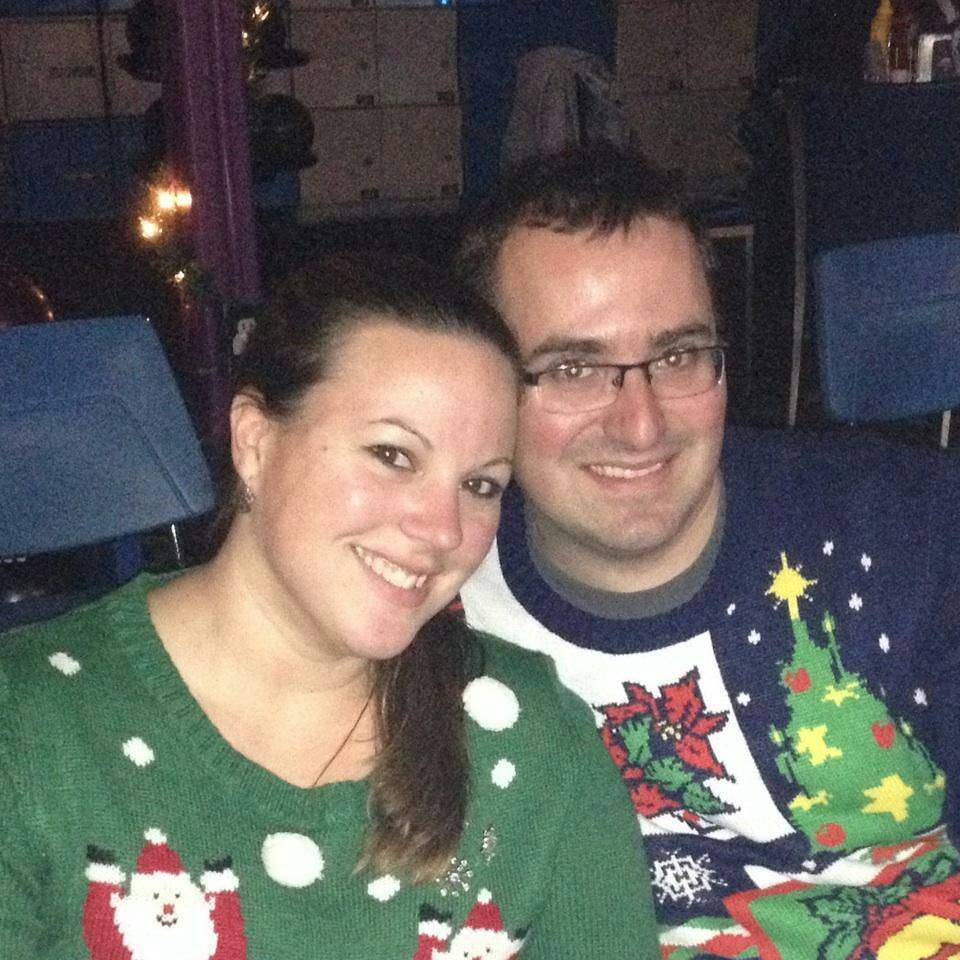
#> input picture face3.jpg, 960 x 960 px
$ jupyter execute --allow-errors PCA_Conus.ipynb   (older library calls are emulated)
#> lines starting #> are read from the running program, lines starting #| are printed output that depends on the picture
[cell 1]
from scipy import ndimage
from scipy import misc
import matplotlib.pyplot as plt
import numpy as np
import sklearn
from sklearn.decomposition import PCA
import ipywidgets as widgets

[cell 2]
# faceArray = misc.imread('face.jpg') #小栗旬
# faceArray = misc.imread('face2.png') #桥本有菜
faceArray = misc.imread('face3.jpg') #Conus
#> faceArray is the input picture: shape (960, 960, 3); mean R, G, B 100, 96.9, 92.2

[cell 3]
plt.imshow(faceArray)
# plt.show()

def rgb2gray(rgb):
    return np.dot(rgb[...,:3], [0.299, 0.587, 0.114])
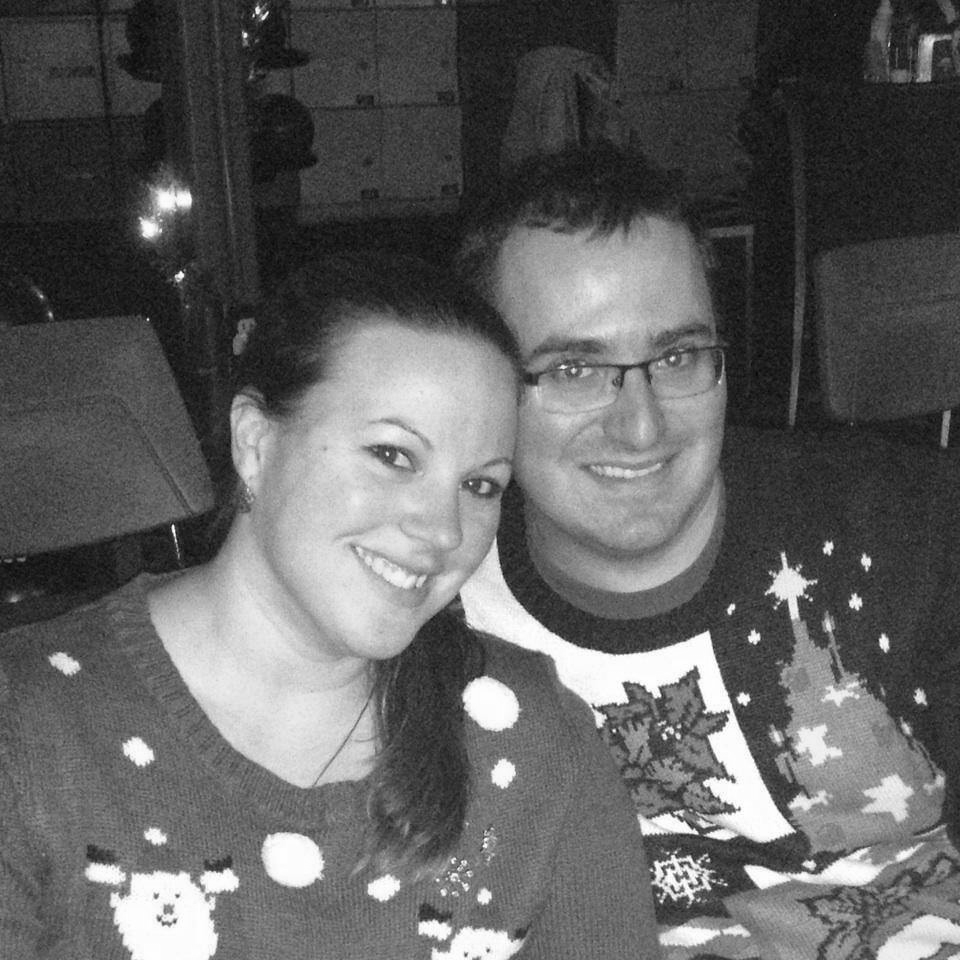
#> returned value: shape (960, 960) float64; min 3.67, max 255, mean 97.3

faceArrayGray = rgb2gray(faceArray)

plt.imshow(faceArrayGray,cmap = plt.get_cmap('gray'))
# plt.show()

# a = np.array([[1,2,0],[0,1,0],[0,2,1]])
u,s,v = np.linalg.svd(faceArrayGray)
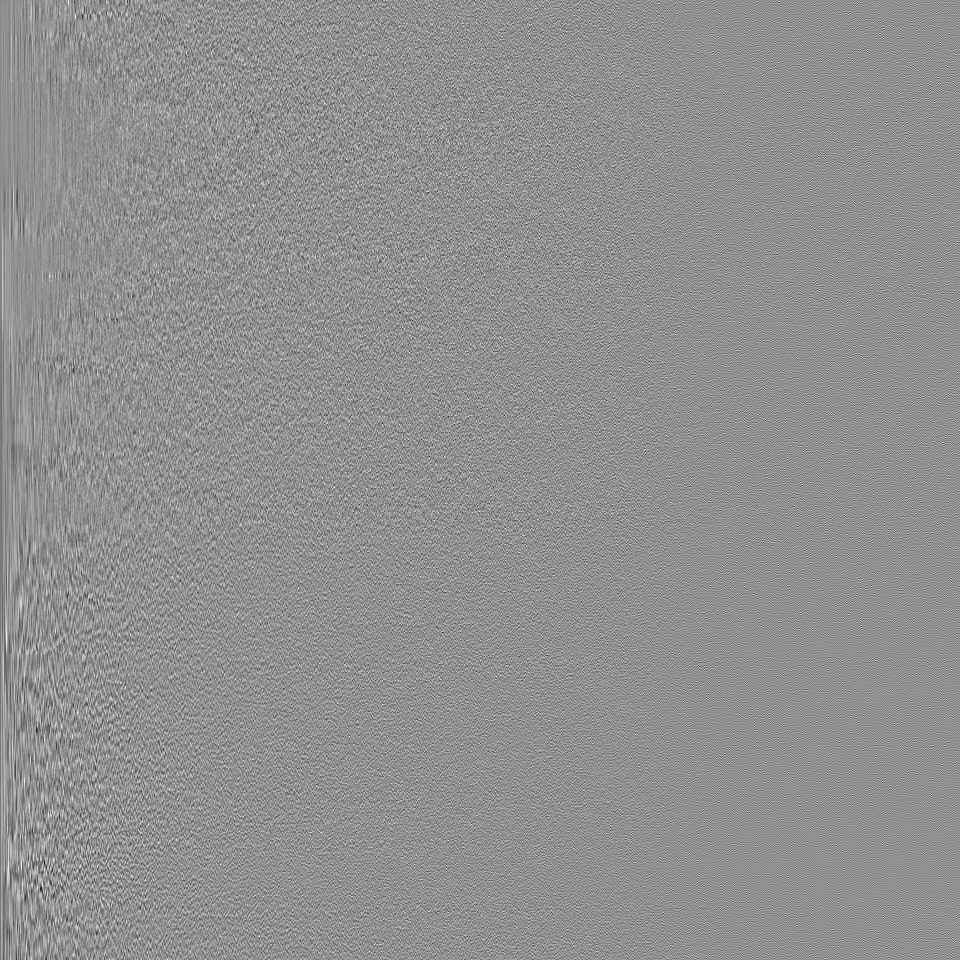
#> u: shape (960, 960) float64; min -0.234, max 0.179, mean -2.55e-05; drawn with min black and max white
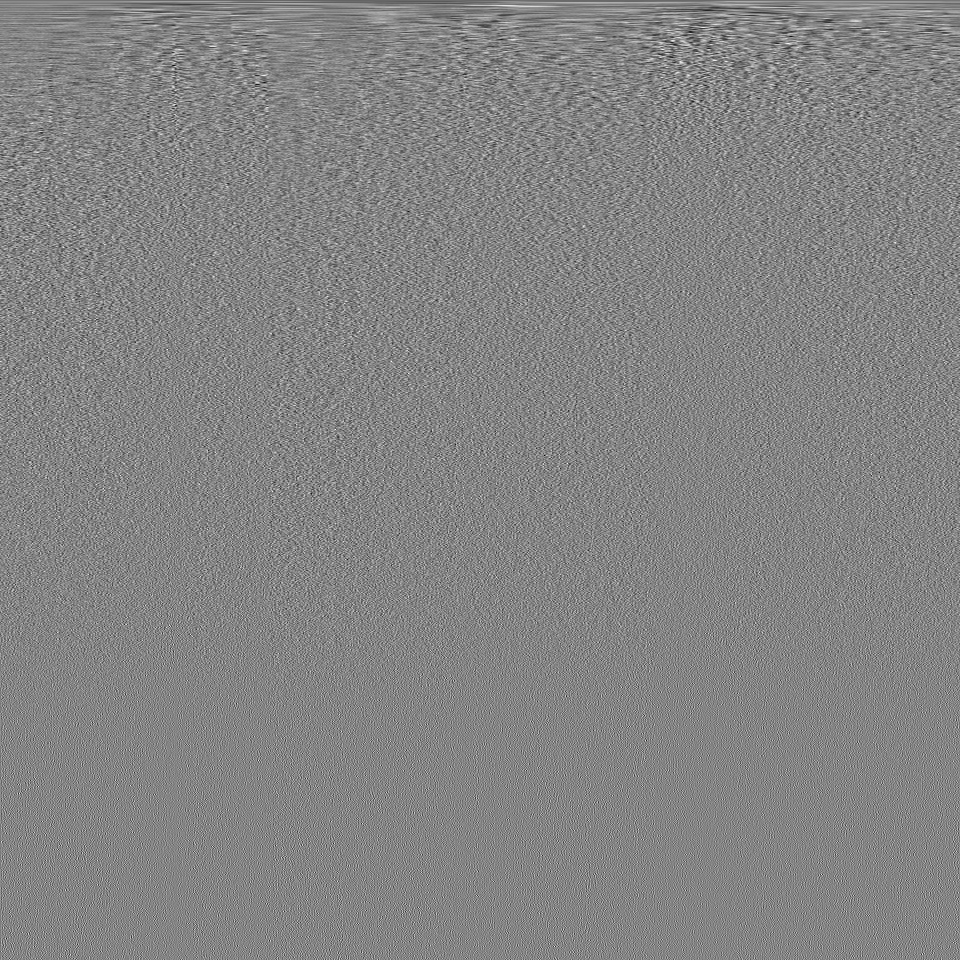
#> v: shape (960, 960) float64; min -0.18, max 0.167, mean -2.97e-05; drawn with min black and max white
#> s = 960 values, max 101408.5 at index 0, min 0.0108 at index 959, mean 495.2

def p(n):
    plt.figure(figsize = (8,12))
    recoverFace = np.dot(np.dot(u[:,:n],np.diag(s[:n])),v[:n,:])
    plt.imshow(recoverFace,cmap = plt.get_cmap('gray'))
    plt.title(str(n)+' Principal Comp')
    plt.axis('off')
    plt.show()
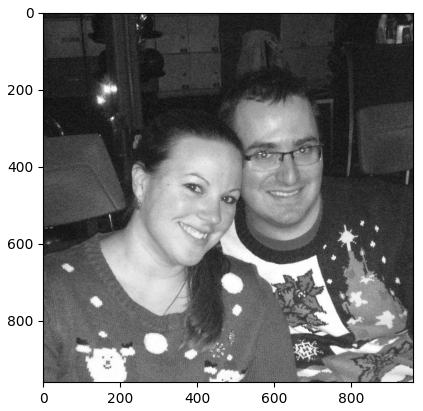
#> figure drawn by matplotlib, 1 panel
